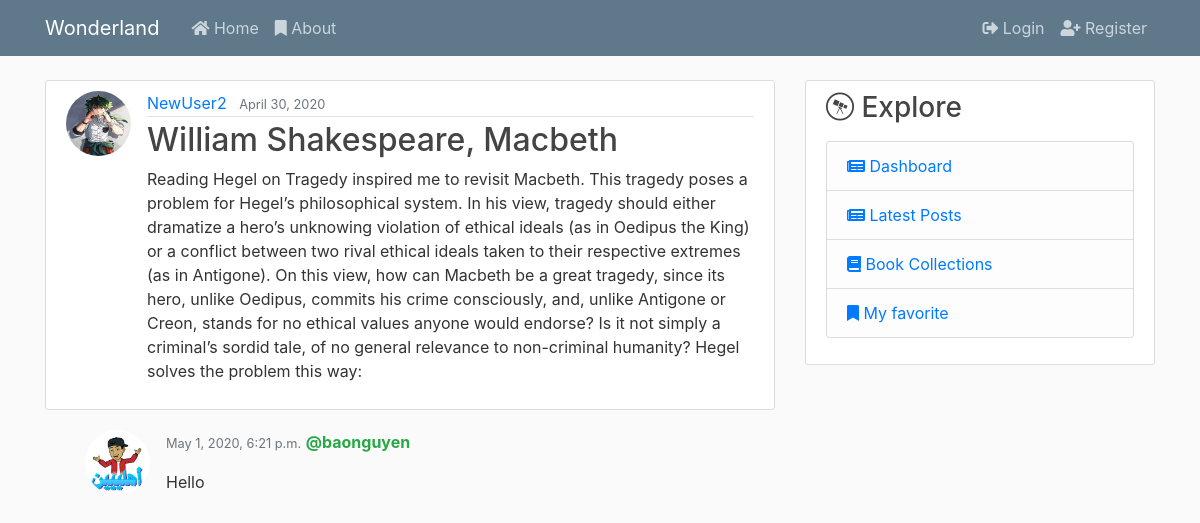
/post/3/, run on an earlier commit of the app's database.
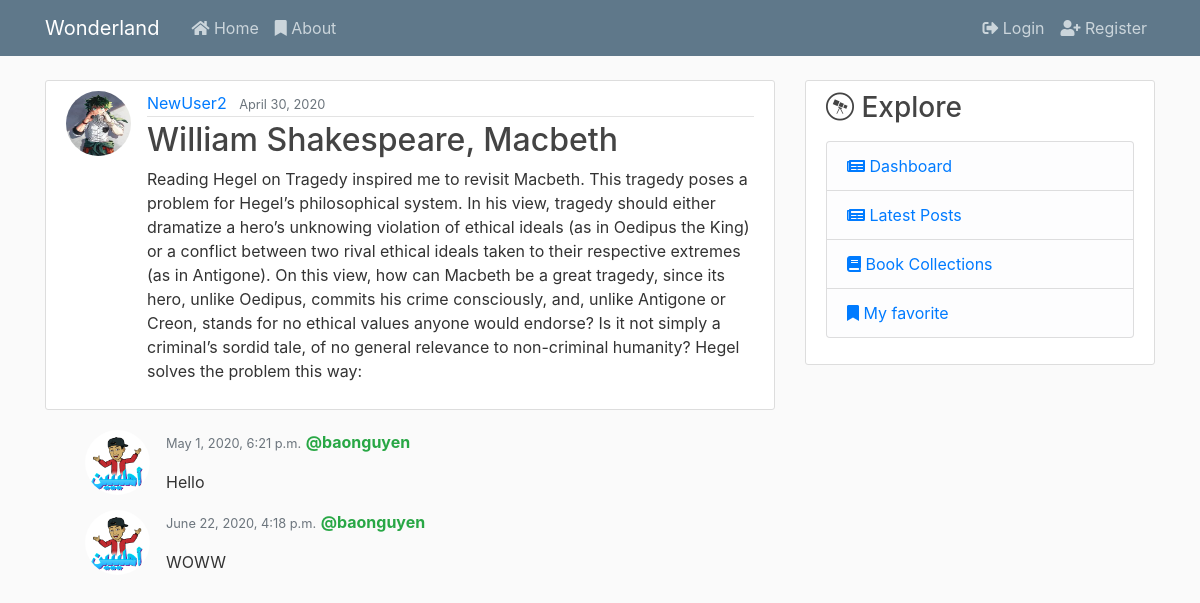
And on a later commit of the database.
### blog/models.py (models this page shows, shortened)
class Comment(models.Model):
    post = models.ForeignKey( Post, on_delete=models.CASCADE, related_name="comments")
    author = models.ForeignKey(User, on_delete=models.CASCADE)
    text = models.TextField()
    created_date = models.DateTimeField(default=timezone.now)
    approved_comment = models.BooleanField(default=False)

### users/models.py (models this page shows, shortened)
class Profile(models.Model):
    user = models.OneToOneField(User, on_delete=models.CASCADE)
    image = models.ImageField(default="default.png", upload_to='profile_pics')

### blog/views.py (the view)
# urls.py: path("post/<int:pk>/", PostDetailView.as_view(), name="post-detail"),
class PostDetailView(DetailView):
    model = Post

### blog/templates/blog/post_detail.html (shortened to what this page needs)
{% extends "blog/base.html" %}
{% block content %}
<article class="media content-section">
    <img class="rounded-circle article-img" src="{{ object.author.profile.image.url }}" alt="">
    <div class="media-body">
        <div class="article-metadata">
            <a class="mr-2" href="{% url 'user-posts' object.author.username %}">{{ object.author }}</a>
            <small class="text-muted">{{ object.date_posted|date:"F d, Y" }}</small>
        </div>
        <h2 class="article-title">{{ object.title }}</h2>
        <p class="article-content">{{ object.content }}</p>
    </div>
</article>
<ul class="media-list">
    {% for comment in object.comments.all %}
        {% if user.is_authenticated or comment.approved_comment %}
            <li class="media">
                <img class="rounded-circle article-img pull-left " src="{{ comment.author.profile.image.url }}" alt="">
                <div class="media-body">
                    <span class="text-muted pull-right">
                        <small class="date text-muted font-weight-normal">{{ comment.created_date }}</small>
                    </span>
                    <a href="{% url 'user-posts' comment.author.username %}"><strong class="text-success">@{{ comment.author.username }}</strong></a>
                    <p>
                        {{ comment.text|linebreaks }}
                    </p>
                </div>
            </li>
        {% endif %}
    {% empty %}
    <small>No comments here yet...</small>
    {% endfor %}
</ul>
{% endblock %}

What changed in the data, as far as the page shows it:
added Comment: author.profile.image (picture), created_date "June 22, 2020, 4:18 p.m.", author.username "baonguyen", text "WOWW"
